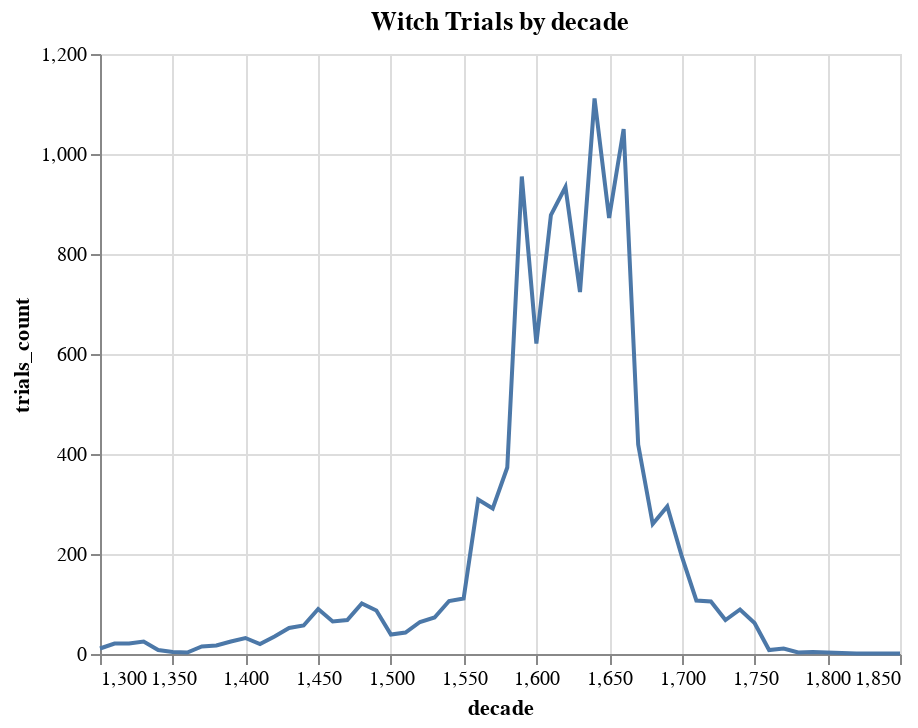

The notebook cell this image was saved under:
### Code cell
# line chart by altair
alt.Chart(trials_by_decade).mark_line().encode(
    x=alt.X('decade'),
    y=alt.Y('trials_count'),
).properties(
    title={
        'text': 'Witch Trials by decade',
    }
)

### Figure 1 — Vega-Lite specification as saved in the notebook (floating-point values rounded to 4 significant figures)
{"config": {"view": {"continuousWidth": 400, "continuousHeight": 300}}, "data": {"name": "data-bfc456aac8ede9b0302ae77c58368398"}, "mark": "line", "encoding": {"x": {"field": "decade", "type": "quantitative"}, "y": {"field": "trials_count", "type": "quantitative"}}, "title": {"text": "Witch Trials by decade"}, "$schema": "https://vega.github.io/schema/vega-lite/v4.17.0.json", "datasets": {"data-bfc456aac8ede9b0302ae77c58368398": [{"decade": 1300, "trials_count": 11}, {"decade": 1310, "trials_count": 21}, {"decade": 1320, "trials_count": 21}, {"decade": 1330, "trials_count": 25}, {"decade": 1340, "trials_count": 8}, {"decade": 1350, "trials_count": 4}, {"decade": 1360, "trials_count": 3}, {"decade": 1370, "trials_count": 15}, {"decade": 1380, "trials_count": 17}, {"decade": 1390, "trials_count": 25}, {"decade": 1400, "trials_count": 32}, {"decade": 1410, "trials_count": 20}, {"decade": 1420, "trials_count": 35}, {"decade": 1430, "trials_count": 52}, {"decade": 1440, "trials_count": 57}, {"decade": 1450, "trials_count": 90}, {"decade": 1460, "trials_count": 65}, {"decade": 1470, "trials_count": 68}, {"decade": 1480, "trials_count": 101}, {"decade": 1490, "trials_count": 87}, {"decade": 1500, "trials_count": 39}, {"decade": 1510, "trials_count": 43}, {"decade": 1520, "trials_count": 64}, {"decade": 1530, "trials_count": 73}, {"decade": 1540, "trials_count": 106}, {"decade": 1550, "trials_count": 111}, {"decade": 1560, "trials_count": 309}, {"decade": 1570, "trials_count": 291}, {"decade": 1580, "trials_count": 373}, {"decade": 1590, "trials_count": 955}, {"decade": 1600, "trials_count": 621}, {"decade": 1610, "trials_count": 878}, {"decade": 1620, "trials_count": 934}, {"decade": 1630, "trials_count": 724}, {"decade": 1640, "trials_count": 1111}, {"decade": 1650, "trials_count": 872}, {"decade": 1660, "trials_count": 1050}, {"decade": 1670, "trials_count": 419}, {"decade": 1680, "trials_count": 260}, {"decade": 1690, "trials_count": 295}, {"decade": 1700, "trials_count": 195}, {"decade": 1710, "trials_count": 107}, {"decade": 1720, "trials_count": 105}, {"decade": 1730, "trials_count": 68}, {"decade": 1740, "trials_count": 89}, {"decade": 1750, "trials_count": 62}, {"decade": 1760, "trials_count": 8}, {"decade": 1770, "trials_count": 11}, {"decade": 1780, "trials_count": 3}, {"decade": 1790, "trials_count": 4}, {"decade": 1820, "trials_count": 1}, {"decade": 1830, "trials_count": 1}, {"decade": 1850, "trials_count": 1}]}}
